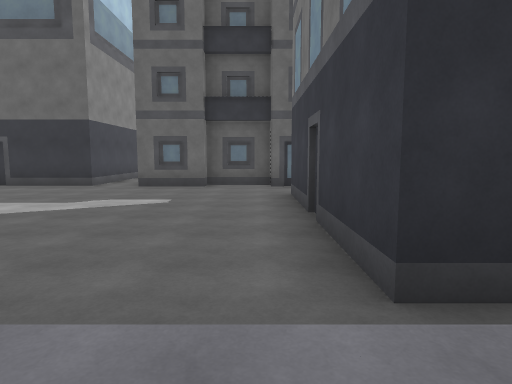
view 1 (above)

24 first-person views from a walk through a 3-D level made in the Unity game engine. The camera is 1.5 m above the floor, tilts 6° down and sees 75° across. The floor is counted in squares, 2 m on a side. Each view is taken from the middle of a square. On the plan, view 1 faces up. The plan holds only what a view shows up to about 11 squares ahead; the rest is blank. The place goes on beyond the plan. The player is left out. Surface patterns are stand-ins for the level's own textures.

view 2
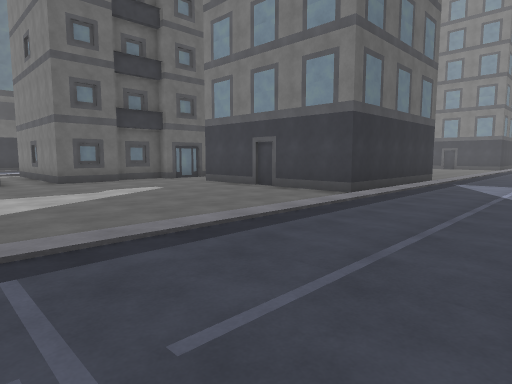

view 3
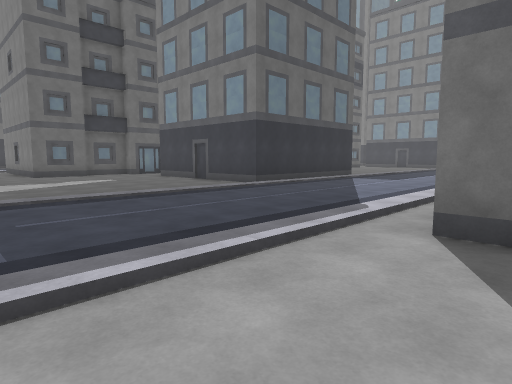

view 4
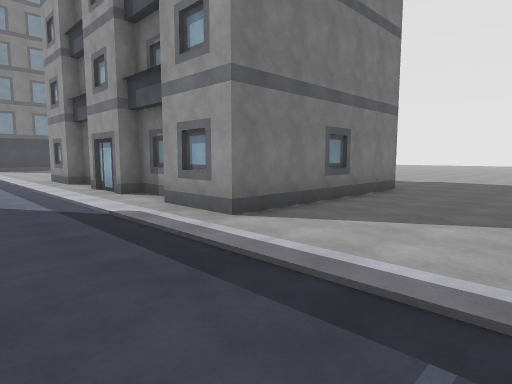

view 5
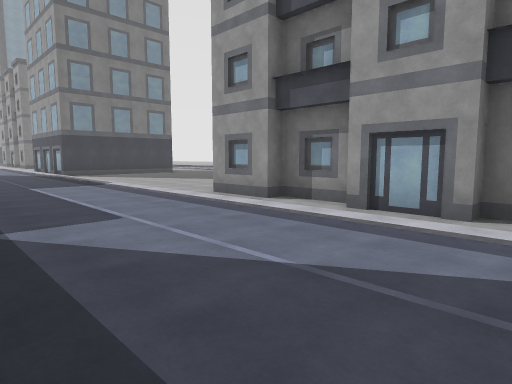

view 6
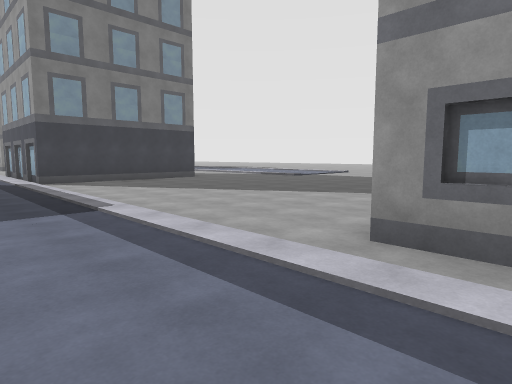

view 7
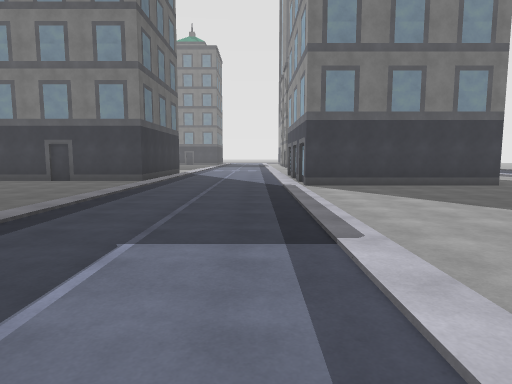

view 8
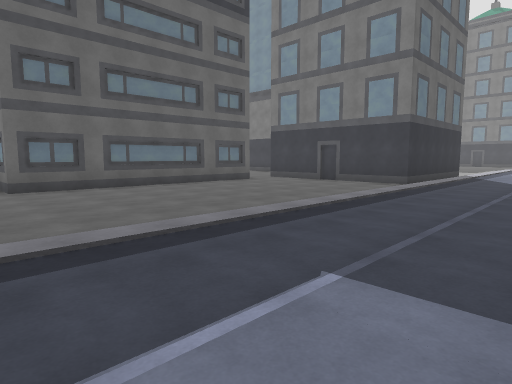

view 9
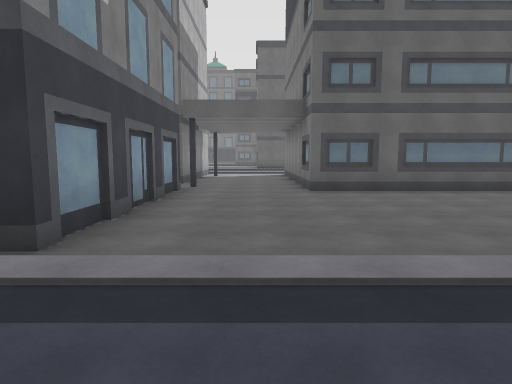

view 10
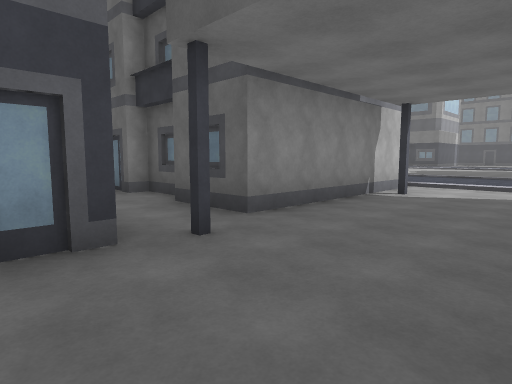

view 11
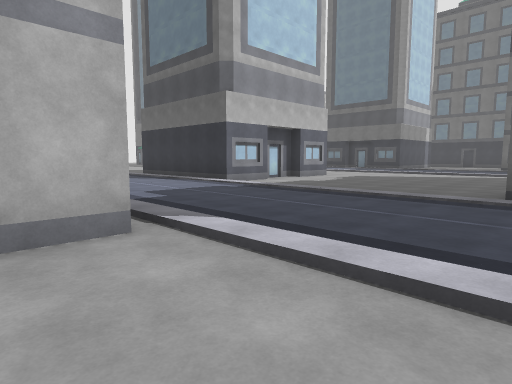

view 12
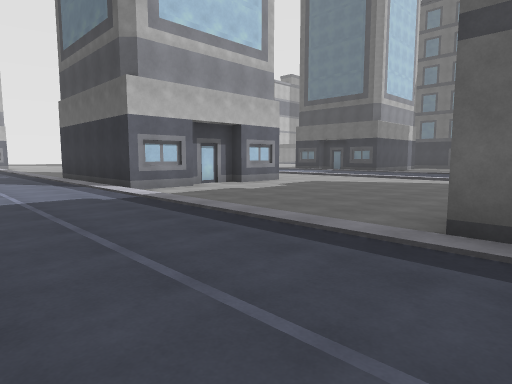

view 13
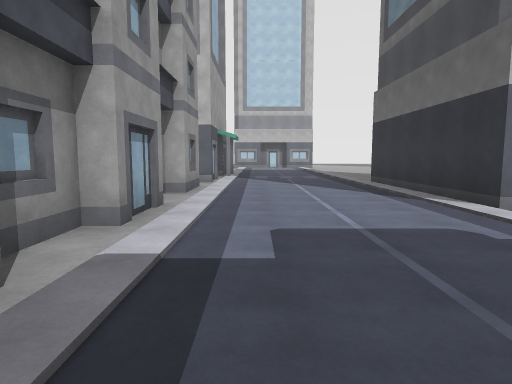

view 14
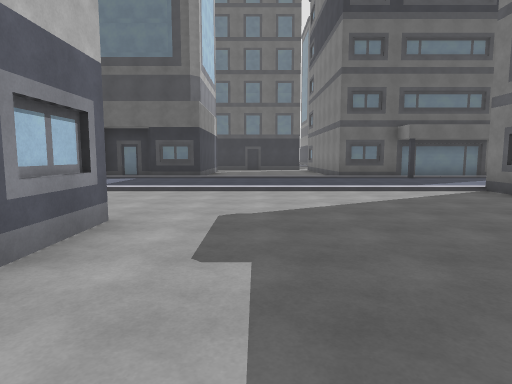

view 15
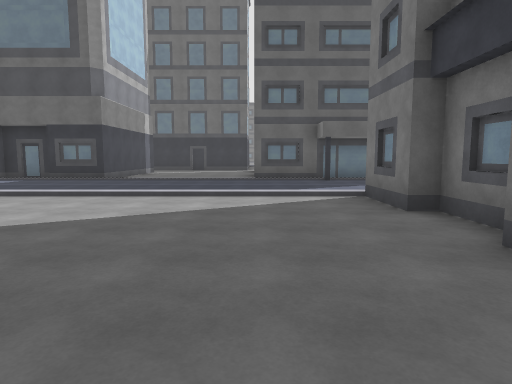

view 16
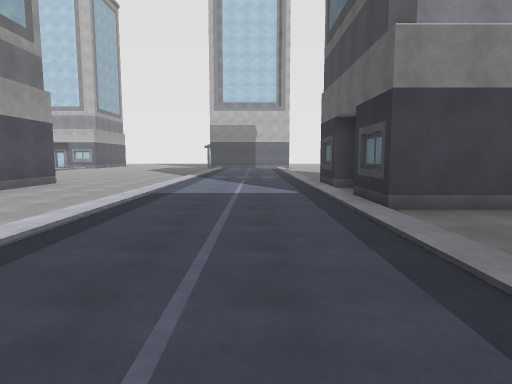

view 17
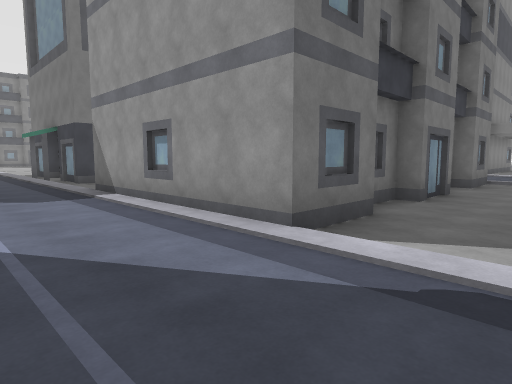

view 18
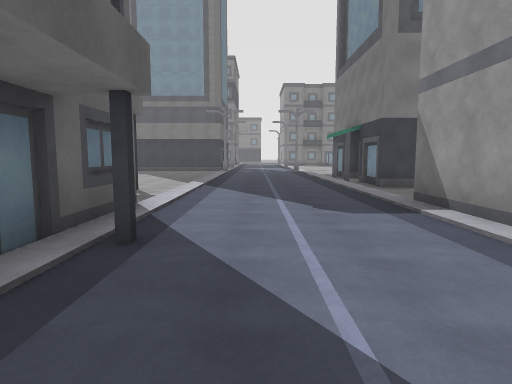

view 19
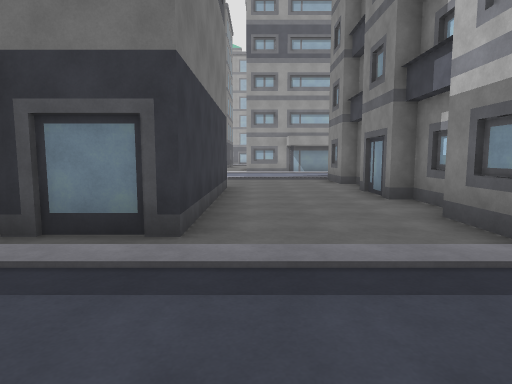

view 20
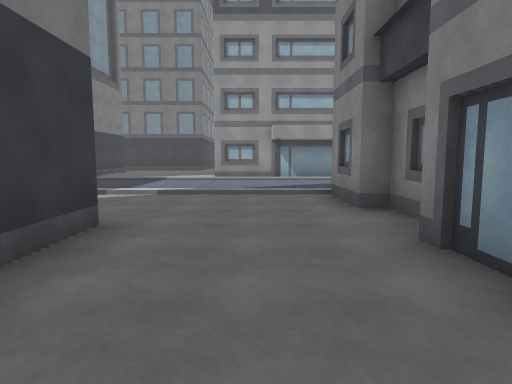

view 21
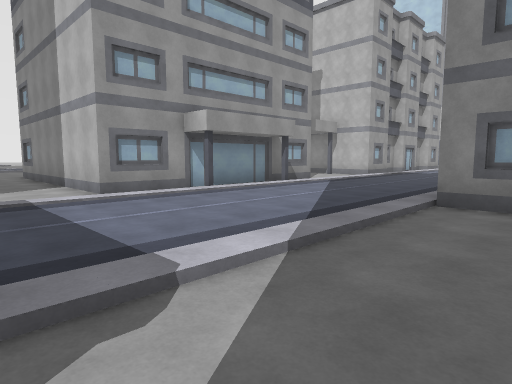

view 22
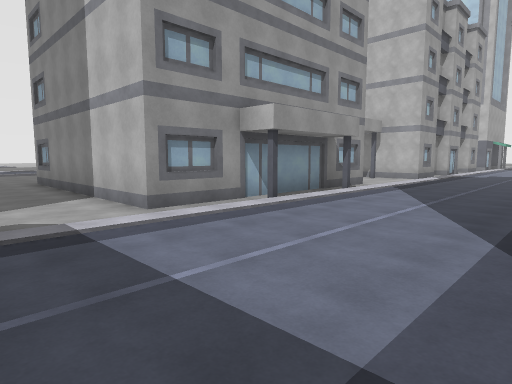

view 23
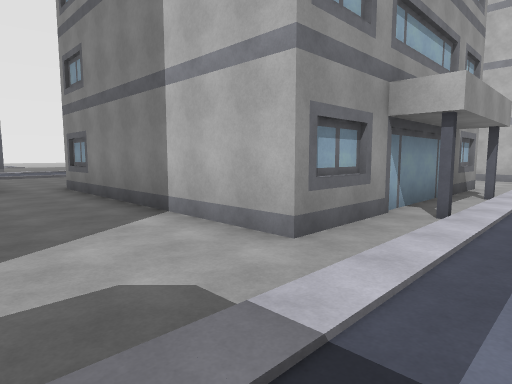

view 24
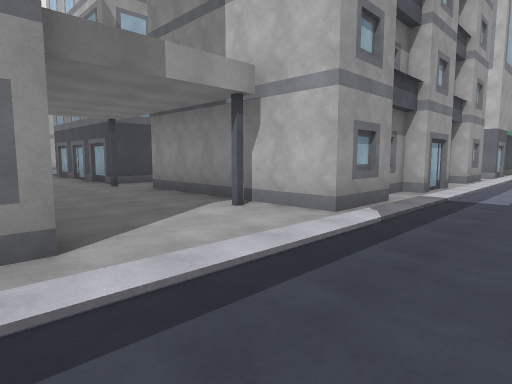

### Floor plan
Key: @ floor where view 1 was taken; # wall or solid block; . floor; / step, stairs or slope; B building.
Columns run from 6 left of view 1 to 19 right of it. Each row starts with its distance up from view 1.
 35        #
 34    ### #..           .#...
 33   ##/###/// #B######//////
 32  .............B..B........
 31  .........................
 30  .........................
 29  .........................
 28  .............######....##
 27  .............##   #...##
 26  ..............#   #...#
 25  .###  #.......#   #...#
 24        #......##   #...#
 23       ##......#    #...#
 22       #........B   #....
 21       ##......##   #......
 20   ######......##   #......
 19  ............... .........
 18  .........................
 17  .........................
 16  .........................
 15  /////////////////////////
 14  #.##########...#######...
 13             #...      #...
 12             #...      #...
 11  #.#        #...      #..
 10  #.######## #...      #..
  9 ##.##..##.#B#...      #..
  8 ........ ...B...     ##..
  7 .......#   ##...######B.
  6  ......#    #...........#
  5  ......#    #...........#
  4  ......#    #...........#
  3  ......#    #...........#
  2 .......######...........##
  1 ..........................
  0 ......@...................
 -1 .........................
 -2 .........................
 -3 /////////////////////////
 -4 ....##.###.##..........##
 -5 ....######## ..........#
 -6  ...#        ..........#
 -7  ...#         .........#
 -8  ...          .........#
 -9  ...           .....  .#
-10  ...           ....

Where each view was taken, in squares from view 1:
view 1: 0 up, 0 right, facing up
view 2: 2 down, 6 left, facing up-right
view 3: 5 down, 6 left, facing up-right
view 4: 1 down, 6 left, facing down-right
view 5: 1 up, 0 right, facing down-right
view 6: 1 down, 5 right, facing down-right
view 7: 2 down, 7 right, facing right
view 8: 2 down, 8 right, facing up-right
view 9: 1 down, 8 right, facing up
view 10: 6 up, 9 right, facing up-left
view 11: 13 up, 9 right, facing up-left
view 12: 16 up, 9 right, facing up-left
view 13: 16 up, 6 right, facing left
view 14: 21 up, 3 right, facing up
view 15: 22 up, 6 right, facing up
view 16: 31 up, 6 right, facing left
view 17: 31 up, 6 right, facing down-right
view 18: 31 up, 8 right, facing right
view 19: 31 up, 16 right, facing down
view 20: 26 up, 15 right, facing down
view 21: 21 up, 19 right, facing down-left
view 22: 19 up, 19 right, facing down-left
view 23: 16 up, 19 right, facing down-left
view 24: 17 up, 10 right, facing down-left
